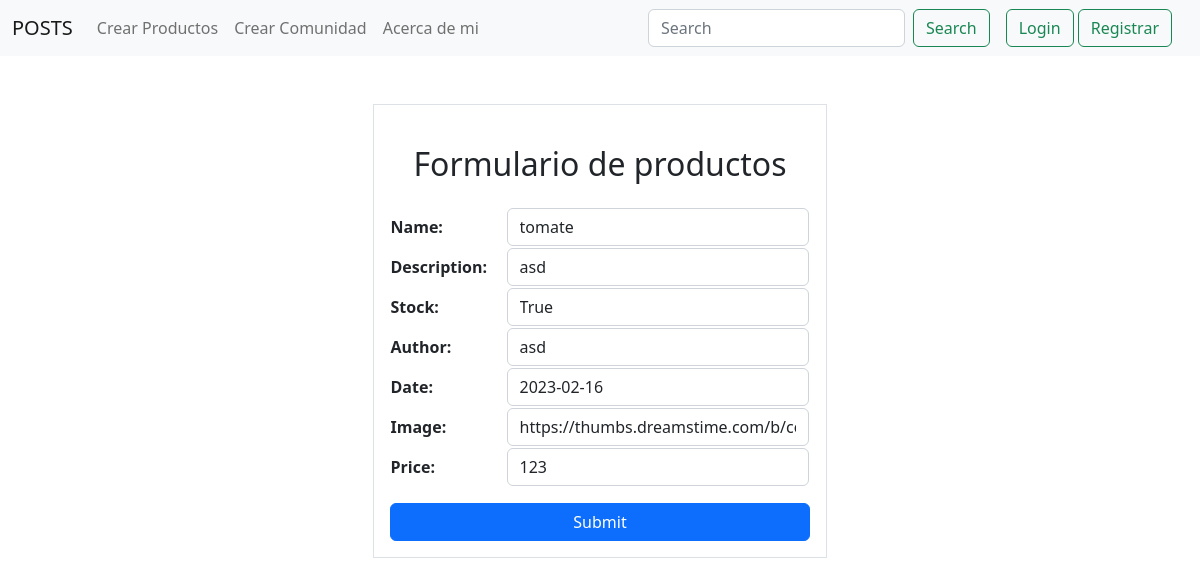
Before: /update-producto/1 with the older database file.
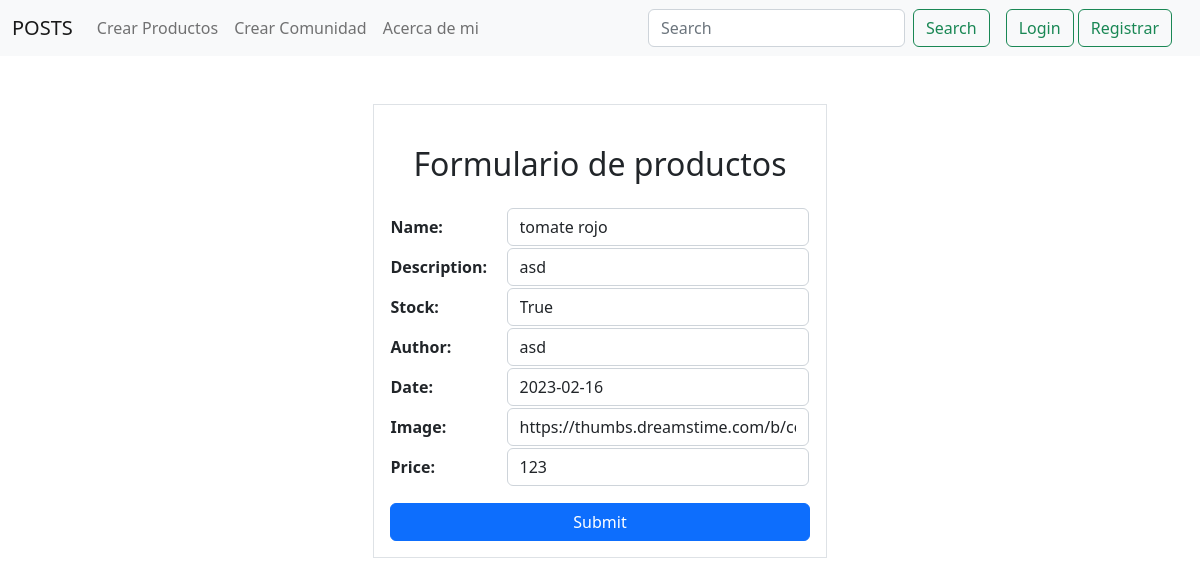
After: the same page with the newer database file.
### ecommerce/models.py (models this page shows)
class Productos (models.Model):
    name = models.CharField(max_length=20)
    author = models.CharField(max_length=20)
    description = models.CharField(max_length=100)
    image = models.CharField(max_length=200)
    stock = models.BooleanField()
    price = models.IntegerField()
    date = models.DateField(default=date.today)

### ecommerce/views.py (the view)
# urls.py: path('update-producto/<data>', actualizar_producto, name='UpdateProducto'),
def actualizar_producto(request, data):
    if request.method == "GET" and "search" in request.GET:
        search = request.GET["search"]
        productos = Productos.objects.filter(name__icontains=search)
        comunidades = Community.objects.filter(name__icontains=search)
        context = {"productos": productos, "username": global_username, 'comunidades': comunidades}
        return render(request, "posts.html", context=context)
    productoUpdate = Productos.objects.filter(id=data)
    if request.method == "POST":
        form = ProductosFormulario(request.POST)
        if form.is_valid():
            username = form.cleaned_data["name"]
            author = form.cleaned_data["author"]
            description = form.cleaned_data["description"]
            image = form.cleaned_data["image"]
            stock = form.cleaned_data["stock"]
            price = form.cleaned_data["price"]
            date = form.cleaned_data["date"]
            productoUpdate.update(name=username, date=date, author=author, description= description, image=image, stock=stock, price=price)
            return redirect("VerPosts")
        else:
            return render(request, "formulario-productos.html", {"formulario":form, "username": global_username})
    else:
        form = ProductosFormulario(initial={
            'name':productoUpdate[0].name,
            'author':productoUpdate[0].author,
            'description':productoUpdate[0].description,
            'image':productoUpdate[0].image,
            'stock':productoUpdate[0].stock,
            'price':productoUpdate[0].price,
            'date': str(datetime.now().date(),)
            })
        return render(request, "formulario-productos.html", {"formulario":form, "username": global_username})

### ecommerce/forms.py
class ProductosFormulario (forms.Form):
    name = forms.CharField(widget=forms.TextInput(attrs={"placeholder": "Nombre", "class": "form-control"}), max_length=20)
    description = forms.CharField(widget=forms.TextInput(attrs={"placeholder": "Descripcion", "class": "form-control"}), max_length=100)
    stock = forms.BooleanField(widget=forms.TextInput(attrs={"placeholder": "Stock", "class": "form-control"}), )
    author = forms.CharField(widget=forms.TextInput(attrs={"placeholder": "Autor", "class": "form-control"}), max_length=20)
    date = forms.DateField(widget=forms.TextInput(attrs={"placeholder": "Fecha", "class": "form-control"}), )
    image = forms.CharField(widget=forms.TextInput(attrs={"placeholder": "Imagen ('url')", "class": "form-control"}), max_length=200)
    price = forms.IntegerField(widget=forms.TextInput(attrs={"placeholder": "Precio", "class": "form-control"}), )

### templates/formulario-productos.html (shortened to what this page needs)
{% extends 'base.html' %}
{% block contenido_form %}
<div class="m-5">
  <form class="d-flex justify-content-center flex-column border p-3 m-auto" style="width: fit-content;" action="" method="POST"> {% csrf_token %}
    <h2 class="text-center m-4">Formulario de productos</h2>
    <table>
      {{formulario.as_table}}
    </table>
    <button type="submit" class="btn btn-primary mt-3">Submit</button>
  </form>
</div>
{% endblock %}

### templates/base.html (shortened to what this page needs)
<!DOCTYPE html>
<html lang="en">
<head>
  <link href="https://cdn.jsdelivr.net/npm/bootstrap@5.2.3/dist/css/bootstrap.min.css" rel="stylesheet">
</head>
<body>
  <header>
    <nav class="navbar navbar-expand-lg bg-light">
      <div class="container-fluid">
        <a class="navbar-brand" href="{% url 'VerPosts' %}">POSTS</a>
        <div class="collapse navbar-collapse" id="navbarSupportedContent">
          <ul class="navbar-nav me-auto mb-2 mb-lg-0">
            <li class="nav-item">
              <a class="nav-link" href="{% url 'CrearProductos' %}">Crear Productos</a>
            </li>
            <li class="nav-item">
              <a class="nav-link" href="{% url 'CrearComunidad' %}">Crear Comunidad</a>
            </li>
            <li class="nav-item">
              <a class="nav-link" href="{% url 'AcercaDeMi' %}">Acerca de mi</a>
            </li>
          </ul>
          <form class="d-flex" role="search">
            <input class="form-control me-2" type="search" placeholder="Search" name="search" aria-label="Search">
            <button class="btn btn-outline-success" type="submit">Search</button>
          </form>
          <div class="m-3 mt-0 mb-0">
            {% if request.user.is_authenticated %}
            <a class='btn btn-outline-success' href="{% url 'Logout' %}">Logout</a>
            <a class='btn btn-outline-success' href="{% url 'EditarUsuario' %}">{{username}}</a>
            {% else %}
            <a class='btn btn-outline-success' href="{% url 'Login' %}">Login</a>
            <a class='btn btn-outline-success' href="{% url 'Register' %}">Registrar</a>
            {% endif %}
          </div>
        </div>
      </div>
    </nav>
  </header>
  <main class="mb-5">
    {% block contenido_form %}
    {% endblock %}
  </main>
</body>
</html>

Changed rows visible on the page:
changed Productos "asd": name "tomate" → "tomate rojo"
